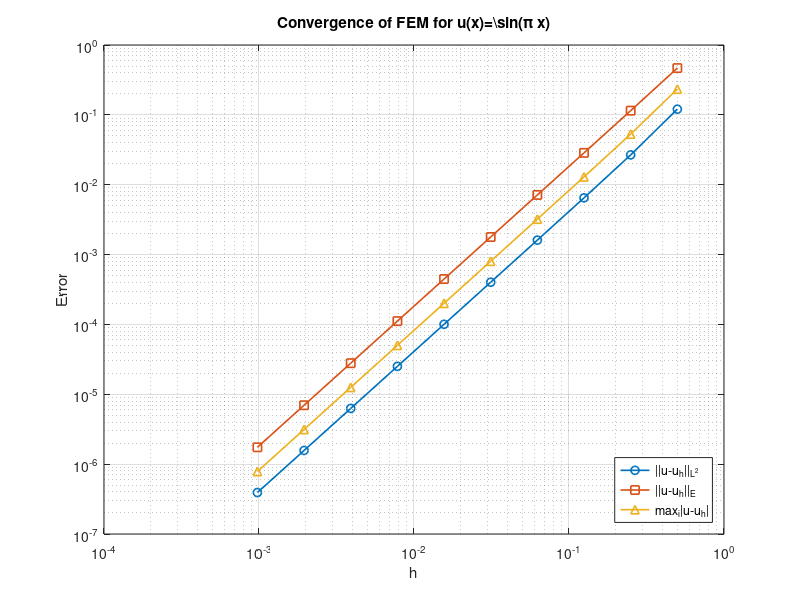

This figure's MATLAB source:
function FEMPiecewiseLinearErrConv()
% FEM_ERRORCONVERGENCE  Compute L2, energy, and max‑norm errors
% for the FEM approximation of u(x)=sin(pi x) on [0,1], with
% -u'' = π^2 sin(πx), u(0)=u(1)=0, using piecewise linear elements.
%
% We take h = 2^(-j), j=1..10, and plot each error vs h on a log‑log plot.

    clear; clc;

    Jmax = 10;
    H    = 2.^(- (1:Jmax));       % h values
    errL2  = zeros(1,Jmax);
    errE   = zeros(1,Jmax);
    errInf = zeros(1,Jmax);

    for j = 1:Jmax
        % h = H(j);
        x = (0:H(j):1)';          % nodes: length N+2
        N = length(x)-1;          % number of interior DOFs

        %--- assemble stiffness matrix A (NxN) ---%
        A_full = zeros(N+1,N+1);
        for i = 1:N
            h = x(i+1)-x(i);
            A_full(i,i) = A_full(i,i) + 1/h;
            A_full(i,i+1) = A_full(i,i+1) - 1/h;
            A_full(i+1,i) = A_full(i+1,i) - 1/h;
            A_full(i+1, i+1) = A_full(i+1, i+1) +  1/h;
        end
        % A(1,1) = A(1,1) + 0;
        % A(N+1,N+1) = A(N+1,N+1) + 0;
        A =  A_full(2:N, 2:N);
       % disp((A_full));
        

        %--- assemble load vector b (Nx1) by mass‑lumping ---%
        b_full = zeros(N+1,1);
        for i = 1:N
            h = x(i+1) - x(i);
            b_full(i)   = b_full(i)   + source(x(i))   * (h/2);
            b_full(i+1) = b_full(i+1) + source(x(i+1)) * (h/2);
        end
        % b(1) = b(1) + 0;
        % b(end) = b(end) + 0;
        b = b_full(2:end-1);

        %--- solve for interior values ---%
        u_int = A\b;
        u_h   = [0; u_int; 0];      % include boundary zeros

        %--- exact solution at nodes ---%
        u_ex_nodes = sin(pi*x);

        %--- (iii) max‑norm at nodes ---%
        errInf(j) = max(abs(u_ex_nodes - u_h));

        %--- (ii) energy norm: ||u-u_h||_E = sqrt((u_ex_int-u_h)'*A*(u_ex_int-u_h)) ---%
        w = u_ex_nodes(2:end-1) - u_int;
        errE(j) = sqrt( w' * A * w );

       %  --- (i) L2 norm via element‑wise Simpson’s rule ---%
        E2 = 0;
        for i = 1:length(x)-1
            xa = x(i); xb = x(i+1); xm = 0.5*(xa+xb);
            uh_a = u_h(i);    uh_b = u_h(i+1);    uh_m = 0.5*(uh_a+uh_b);
            ue_a = sin(pi*xa); ue_b = sin(pi*xb); ue_m = sin(pi*xm);
            % Simpson on [xa,xb] for (ue-uh)^2
            E2 = E2 + (xb-xa)/6 * ( (ue_a-uh_a)^2 ...
                                  + 4*(ue_m-uh_m)^2 ...
                                  + (ue_b-uh_b)^2 );
        end
        errL2(j) = sqrt(E2);
        % err_L2(j) = sqrt(h)*norm((u_ex_nodes(2:end-1)-u_int), 2);
    end

    %--- plot errors on a single log-log plot ---%
    figure; hold on; box on;
    loglog(H, errL2,  '-o','LineWidth',1.2);
    loglog(H, errE,   '-s','LineWidth',1.2);
    loglog(H, errInf,'-^','LineWidth',1.2);
    legend('||u-u_h||_{L^2}','||u-u_h||_E','max_i|u-u_h|','Location','SouthEast');
    xlabel('h'); ylabel('Error');
    title('Convergence of FEM for u(x)=\sin(\pi x)');
    grid on;

    %--- print observed rates ---%
    ratesL2  = log(errL2(1:end-1)./errL2(2:end)) ./ log(H(1:end-1)./H(2:end));
    ratesE   = log(errE(1:end-1)./errE(2:end))   ./ log(H(1:end-1)./H(2:end));
    ratesInf = log(errInf(1:end-1)./errInf(2:end)) ./ log(H(1:end-1)./H(2:end));
    fprintf(' h      rate_L2    rate_E    rate_max\n');
    for k=1:Jmax-1
      fprintf('%5.3f   %7.3f   %7.3f   %7.3f\n', H(k), ratesL2(k), ratesE(k), ratesInf(k));
    end
end

function y = source(x)
    % right‐hand side f(x) = pi^2 sin(pi x)
    y = pi^2 * sin(pi*x);
end
